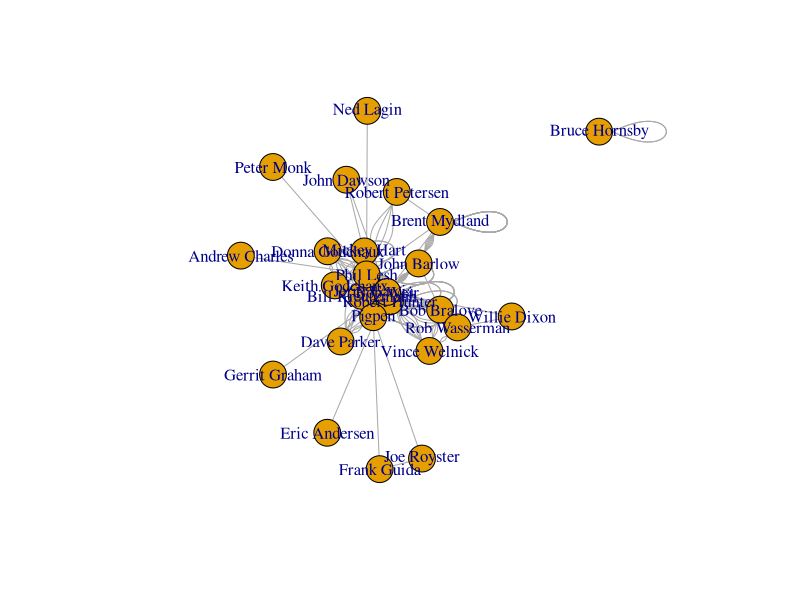
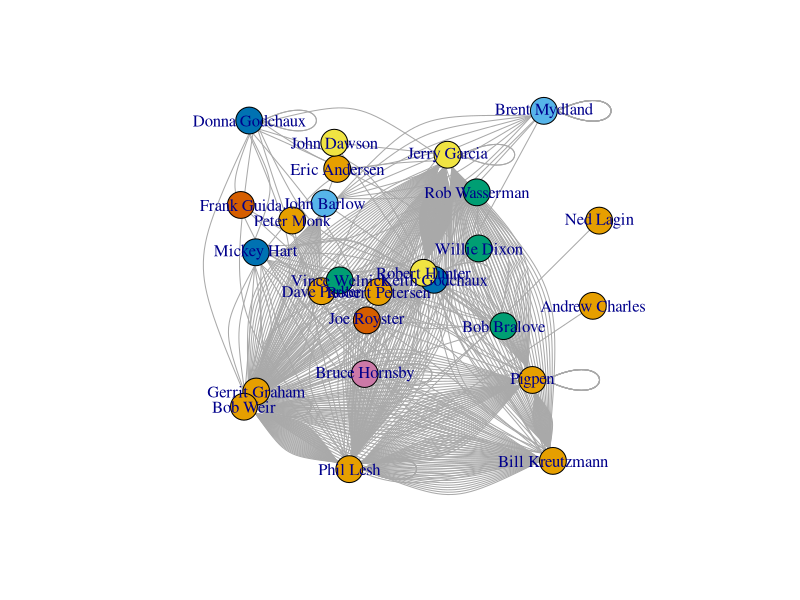
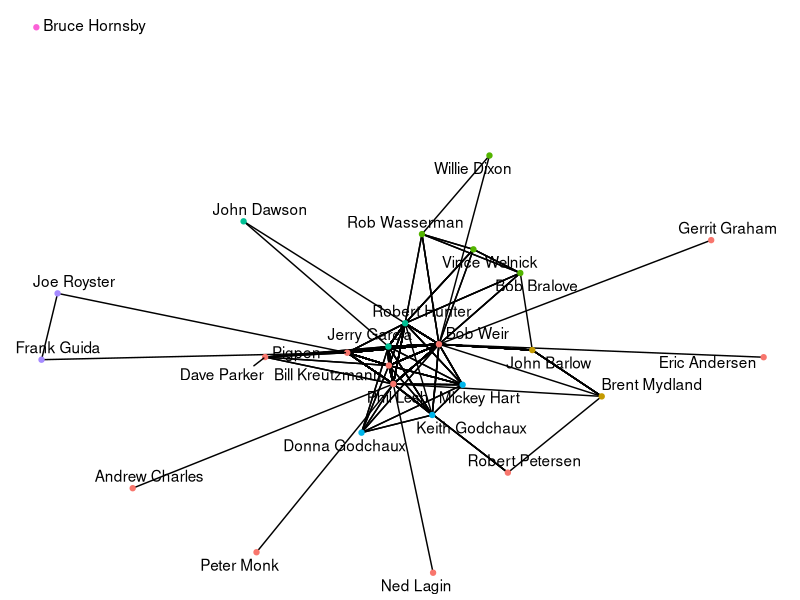
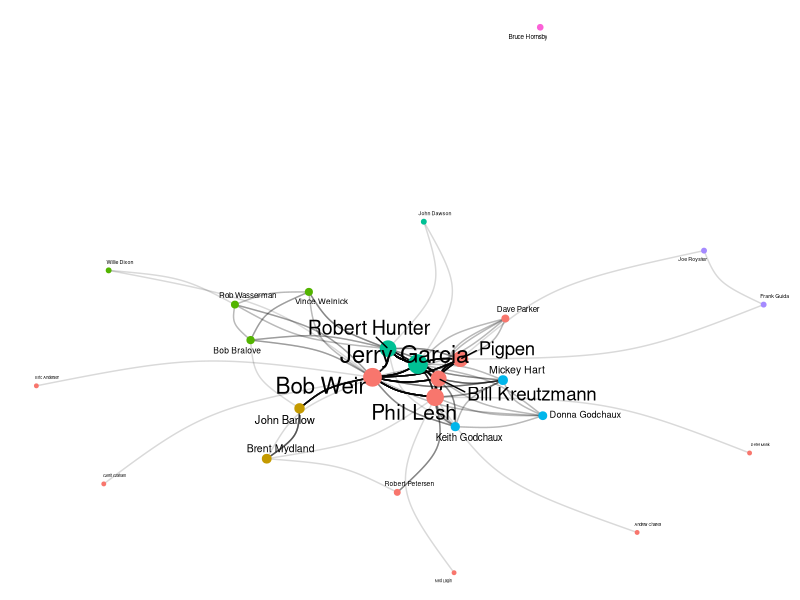

Write the R code that produced these figures, in order.
## ---- chunk 1
knitr::opts_chunk$set(warning = FALSE, message = FALSE) 
## ---- chunk 2

library(ggplot2) 
library(readr) 
library(igraph)
library(ggraph)
library(tidyverse)

suppressWarnings(expr)
options(ggrepel.max.overlaps = Inf)
## ---- chunk 3

# Loading nodes and vertices

gd_vertices <- read.csv("gd_nodes.csv")
gd_edgelist <- read.csv("gd_clean_data.csv")

## ---- chunk 4

set.seed(1234)
grateful_data <- graph_from_data_frame(d = gd_edgelist, vertices = gd_vertices, directed = FALSE)

## ---- chunk 5

head(V(grateful_data)$name)
head(E(grateful_data)$song.id)
head(E(grateful_data)$song.name)
head(E(grateful_data)$weight)

is_directed(grateful_data)
is_weighted(grateful_data)
is_bipartite(grateful_data)

igraph::vertex_attr_names(grateful_data)
igraph::edge_attr_names(grateful_data)

## ---- chunk 6

plot(grateful_data)

## ---- chunk 7

igraph::dyad.census(grateful_data)
igraph::triad.census(grateful_data)

## ---- chunk 8

#possible triads in network
26*25*24/6

sum(igraph::triad.census(grateful_data))

## ---- chunk 9

#get global clustering cofficient: igraph
transitivity(grateful_data, type="global")
#get average local clustering coefficient: igraph
transitivity(grateful_data, type="average")

## ---- chunk 10

average.path.length(grateful_data,directed=F)

## ---- chunk 11

names(igraph::components(grateful_data))
igraph::components(grateful_data)$no 
igraph::components(grateful_data)$csize

## ---- chunk 12

graph.density(grateful_data)
graph.density(grateful_data, loops=TRUE)

## ---- chunk 13

igraph::degree(grateful_data)

## ---- chunk 14

grateful_nodes<-data.frame(name=V(grateful_data)$name, degree=igraph::degree(grateful_data))

grateful_nodes

## ---- chunk 15

summary(grateful_nodes)

## ---- chunk 16

# Community detection algoritm 
community <- cluster_louvain(grateful_data) 

# Attach communities to relevant vertices
V(grateful_data)$color <- community$membership 

# Graph layout
layout <- layout.random(grateful_data) 

# igraph plot 
plot(grateful_data, layout = layout)

## ---- chunk 17

ggraph(grateful_data, layout = "fr") +
  geom_edge_link() + 
  geom_node_point(aes(color = factor(color))) + 
  geom_node_text(aes(label = name), repel = TRUE) +
  theme_void() +
  theme(legend.position = "none") 

## ---- chunk 18

# Set size to degree centrality 
V(grateful_data)$size = degree(grateful_data)

# Additional customisation for better legibility 
ggraph(grateful_data, layout = "fr") +
  geom_edge_arc(strength = 0.2, width = 0.5, alpha = 0.15) + 
  geom_node_point(aes(size = size, color = factor(color))) + 
  geom_node_text(aes(label = name, size = size), repel = TRUE) +
  theme_void() +
  theme(legend.position = "none") 
